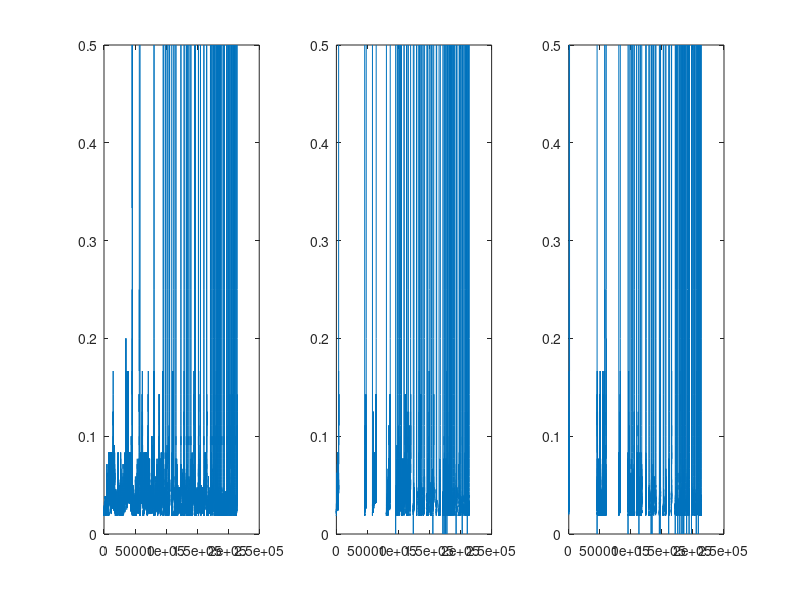

Recreate this plot in MATLAB.
%%
delimiterIn = ' ';
coop_abs = importdata('coop_abs.txt', delimiterIn);
plot(coop_abs);
hold on;
xlabel('trial');
ylabel('steps');

%% load data
delimiterIn = ' ';
a1_exp = importdata('data_agent0_expertness.txt', delimiterIn);
a2_exp = importdata('data_agent1_expertness.txt', delimiterIn);
a3_exp = importdata('data_agent2_expertness.txt', delimiterIn);

a1_steps = importdata('data_agent0_steps.txt', delimiterIn);
a2_steps = importdata('data_agent1_steps.txt', delimiterIn);
a3_steps = importdata('data_agent2_steps.txt', delimiterIn);

steps = importdata('data.txt', delimiterIn);

%% plot steps
plot(a1_steps);
hold on;
plot(a2_steps);
plot(a3_steps);

%% if expertness is distance to goal
plot(a1_exp(1:steps(1)));
hold on;
plot(a2_exp(1:steps(1)));
hold on;
plot(a3_exp(1:steps(1)));

%% if expertness is normal


%%
subplot(1,3,1);
plot(a1_exp);
subplot(1,3,2);
plot(a2_exp);
subplot(1,3,3);
plot(a3_exp);